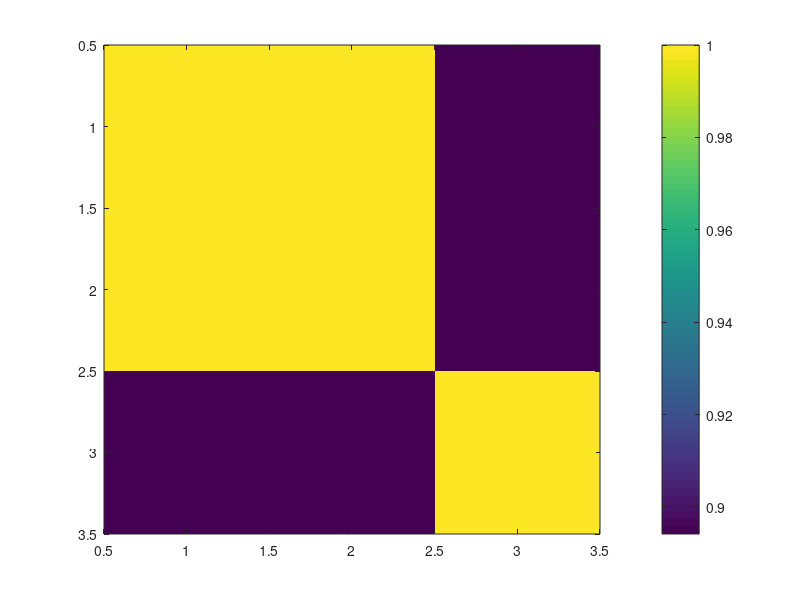

This chart was generated by the following MATLAB code: (Note: this script raises an error after producing the figure.)
%% Similitud del Coseno en MATLAB

% Datos de ejemplo: Neuronas y sus tiempos de activación
data = [1 389.1147; 1 389.2154; 1 389.6771; 1 389.6795; 1 389.6844;
        2 300.6187; 2 301.0337; 2 301.0386; 2 301.2326; 2 301.4708;
        3 280.3451; 3 281.5678; 3 281.9234; 3 282.7854];

% Extraer identificadores de neuronas
neurons = unique(data(:,1)); % Neuronas únicas
num_neurons = length(neurons);

% Crear una matriz de series temporales (rellenando con NaN)
max_time_points = max(histc(data(:,1), neurons));
time_series = nan(num_neurons, max_time_points); % Matriz de datos

% Rellenar la matriz con los tiempos de cada neurona
for i = 1:num_neurons
    times = data(data(:,1) == neurons(i), 2);
    time_series(i, 1:length(times)) = times; % Guardar en la matriz
end

% Reemplazar NaN con ceros antes del cálculo
time_series(isnan(time_series)) = 0;

% Normalizar los vectores fila para calcular la similitud del coseno
norm_data = time_series ./ vecnorm(time_series, 2, 2);

% Calcular la matriz de similitud del coseno
similarity_matrix = norm_data * norm_data';

% Visualizar la matriz de similitud
figure;
imagesc(similarity_matrix);
colorbar;
colormap('parula');
axis square;
title('Cosine Similarity Matrix', 'FontSize', 14, 'FontWeight', 'bold');

% Etiquetas de ejes
xticks(1:num_neurons);
yticks(1:num_neurons);
xlabel('Neuron Index', 'FontSize', 12);
ylabel('Neuron Index', 'FontSize', 12);
